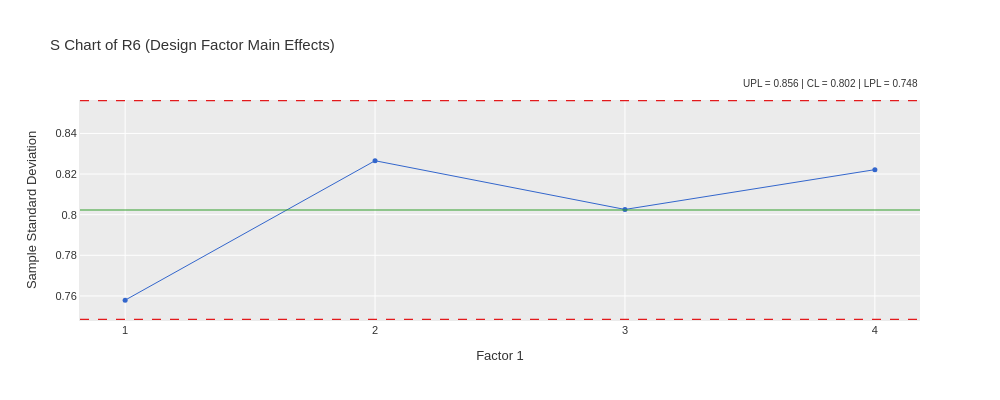

The code cell stored with this chart in its notebook:
### Markdown cell above
### Process Design Conditions Main Effects - Factor 1 - Sample Standard Deviations (matches)

### Code cell
study_sds1.execute(chart='s', by=[pb.cols.FACTOR_1], value='R6').plot(theme='ggplot').show()

### Figure 1 — Plotly figure (JSON) as saved in the notebook; plotly's stock layout.template omitted (floating-point values rounded to 4 significant figures)
{"data": [{"hovertemplate": "%{x}<br>%{y:.3f}<extra></extra>", "line": {"color": "#3366CC", "width": 1.0}, "marker": {"color": "#3366CC", "size": 5}, "mode": "lines+markers", "name": "S", "opacity": 1.0, "type": "scatter", "x": ["1", "2", "3", "4"], "y": [0.7579, 0.8266, 0.8026, 0.8222]}], "layout": {"annotations": [{"bgcolor": "rgba(255,255,255,0.7)", "font": {"color": "#333333", "size": 10}, "showarrow": false, "text": "UPL = 0.856 | CL = 0.802 | LPL = 0.748", "x": 1.0, "xanchor": "right", "xref": "paper", "y": 1.04, "yanchor": "bottom", "yref": "paper"}], "font": {"color": "#333333", "family": "sans-serif", "size": 11}, "height": 400, "hovermode": "x unified", "margin": {"b": 80}, "paper_bgcolor": "white", "plot_bgcolor": "#EBEBEB", "shapes": [{"line": {"color": "#E31A1C", "dash": "dash", "width": 1.2}, "type": "line", "x0": 0, "x1": 1, "xref": "x domain", "y0": 0.8562, "y1": 0.8562}, {"line": {"color": "#E31A1C", "dash": "dash", "width": 1.2}, "type": "line", "x0": 0, "x1": 1, "xref": "x domain", "y0": 0.7484, "y1": 0.7484}, {"line": {"color": "#33A02C", "dash": "solid", "width": 1.2}, "type": "line", "x0": 0, "x1": 1, "xref": "x domain", "y0": 0.8023, "y1": 0.8023}], "showlegend": false, "title": {"text": "S Chart of R6 (Design Factor Main Effects)"}, "width": 1000, "xaxis": {"automargin": true, "gridcolor": "white", "gridwidth": 1.0, "linecolor": "#EBEBEB", "linewidth": 1.0, "showgrid": true, "showline": true, "title": {"text": "Factor 1"}, "type": "category"}, "yaxis": {"gridcolor": "white", "gridwidth": 1.0, "linecolor": "#EBEBEB", "linewidth": 1.0, "showgrid": true, "showline": true, "title": {"text": "Sample Standard Deviation"}, "zeroline": false}}}
